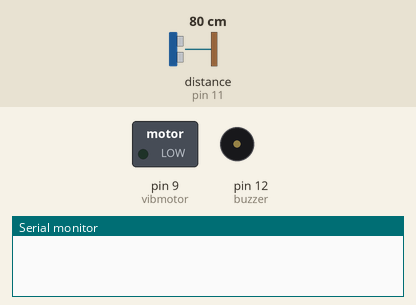
A sketch run on a simulated Arduino Uno, built with avr-gcc and run on an emulated ATmega328P. On the bench: switched loads named in the sketch (green lamp = pin HIGH), buzzer (waves = sounding, pin HIGH), the last lines printed to the serial monitor. Wiring (inferred from the names in the program): ultrasonic range finder: trigger pin 10; echo pin 11. Inputs (shaded band) come from the test bench; at power-on: distance to the obstacle (sensor on pin 11) 80 cm. The echo pulse lasts 58.3 µs per cm; pins used as bus, display or sensor lines are not drawn.

Above: at 0.5 s.
At 1.5 s:
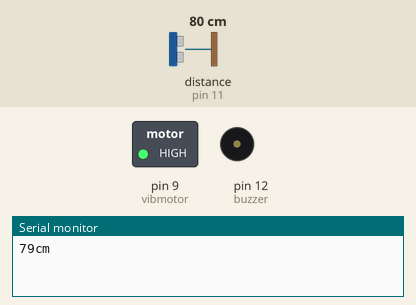
Timing chart, 0 to 3.0 s (numbered marks = the images above):
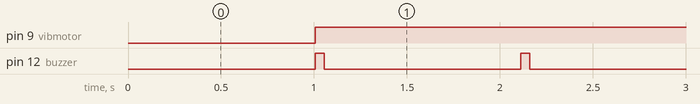

Measured:
- by itself, pin 9 (vibmotor): LOW → HIGH at 1.0 s
- by itself, pin 12 (buzzer): alternates HIGH for 0.05 s and LOW for 1.1 s

The sketch:

sketch_mar17a.ino
```cpp
int trig = 10;
int eco = 11;
int buzzer = 12;
int vibmotor =9;

void setup() {
  // put your setup code here, to run once:
Serial.begin (9600);
pinMode (buzzer,OUTPUT);
pinMode (vibmotor,OUTPUT);
pinMode (trig,OUTPUT);
pinMode (eco,INPUT);}

void loop() {
  // put your main code here, to run repeatedly:
digitalWrite(trig,LOW);
delayMicroseconds(2);
digitalWrite(trig,HIGH);
delayMicroseconds(2);
digitalWrite(trig,LOW);
long durtion = pulseIn(eco,HIGH);
long distance = (durtion*0.034)/2;
durtion = pulseIn(eco,LOW);
Serial.print(distance);
Serial.println("cm");
delayMicroseconds(1);

if(0<distance<=100){
  if (distance<=15)
{
digitalWrite(buzzer,HIGH);
digitalWrite(vibmotor,HIGH);
}
if (15<distance<50){digitalWrite(vibmotor,HIGH);
digitalWrite(buzzer,HIGH);
delay(50);
digitalWrite(buzzer,LOW);
delay(50);
}


if (50<=distance<=100) {digitalWrite(buzzer,LOW);
digitalWrite(vibmotor,HIGH);}


}
else {digitalWrite(buzzer,LOW);
digitalWrite(vibmotor,LOW);}


}
```
